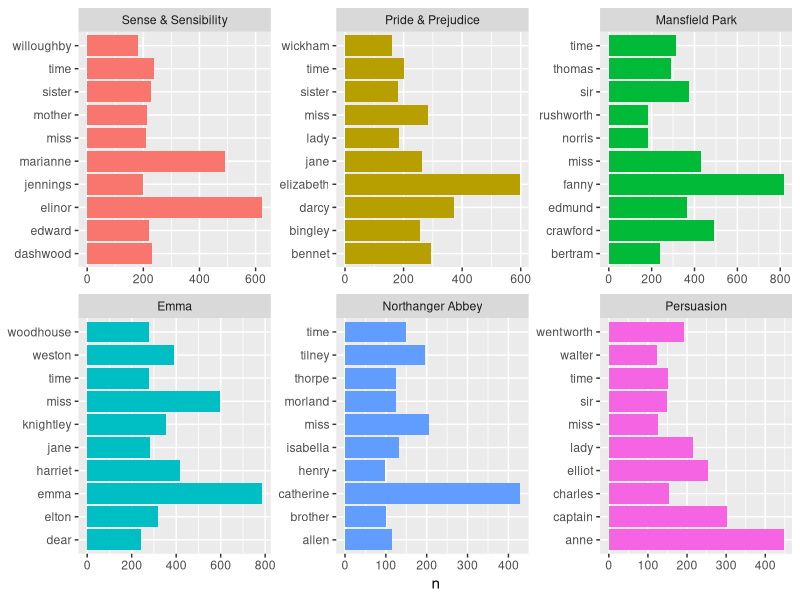
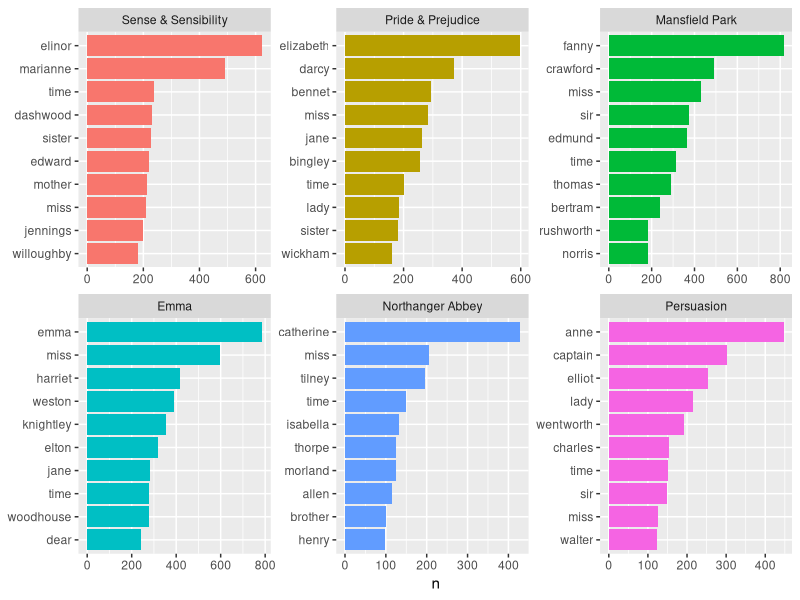
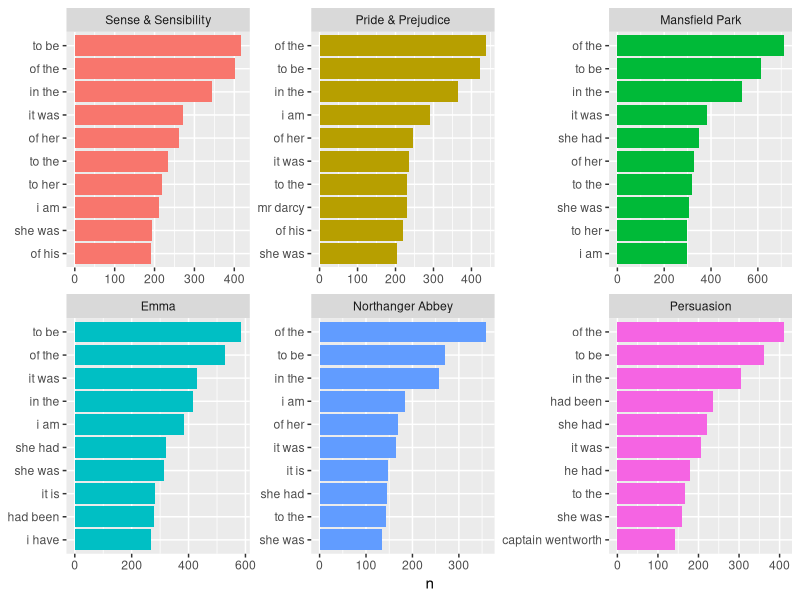
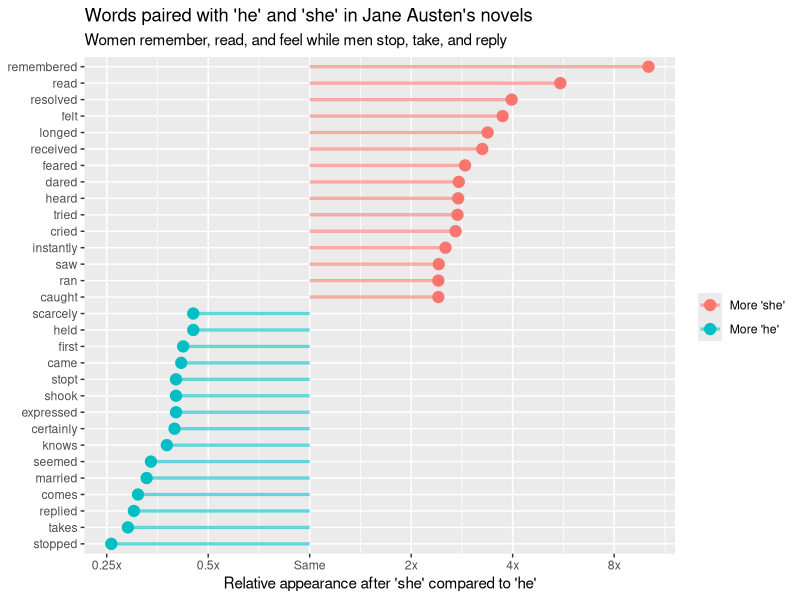

Reproduce these figures in R, in order. (Note: this script raises an error after producing the figures.)
## ---- chunk 1
#| label: load-packages
# install.packages("janeaustenr")
# install.packages("tidytext")
# install.packages("textdata")
library(tidyverse)
library(tidytext)
library(knitr)
library(janeaustenr) 
## ---- chunk 2
#| label: get-data

austen_books <- austen_books() %>%
  filter(text != "")
## ---- chunk 3
#| label: books

austen_books %>%
  distinct(book)
## ---- chunk 4
#| label: words

austen_words <- austen_books %>%
  unnest_tokens(output = word, input = text) # token = "words" by default
## ---- chunk 5
#| label: top-words

austen_words %>%
  count(book, word, sort = TRUE) %>%
  group_by(book) %>%
  slice_head(n = 10) %>%
  pivot_wider(
    names_from = book, 
    values_from = n,
    values_fn = as.character,
    values_fill = "Not in top 10"
    ) %>%
  kable()
## ---- chunk 6
#| label: stop-words

stop_words
## ---- chunk 7
#| label: top-without-stop-words

austen_words %>%
  anti_join(stop_words) %>%
  count(book, word, sort = TRUE) %>%
  group_by(book) %>%
  slice_head(n = 10) %>%
  ggplot(aes(y = word, x = n, fill = book)) +
  geom_col(show.legend = FALSE) +
  facet_wrap(~book, scales = "free") +
  labs(y = NULL)
## ---- chunk 8
#| label: top-without-stop-words-better

austen_words %>%
  anti_join(stop_words) %>%
  count(book, word, sort = TRUE) %>%
  group_by(book) %>%
  slice_head(n = 10) %>%
  ggplot(aes(y = reorder_within(word, n, book), x = n, fill = book)) +
  geom_col(show.legend = FALSE) +
  facet_wrap(~book, scales = "free") +
  scale_y_reordered() +
  labs(y = NULL)
## ---- chunk 9
#| label: bigrams

austen_bigrams <- austen_books %>%
  unnest_tokens(bigram, text, token = "ngrams", n = 2) %>%
  filter(!is.na(bigram))

austen_bigrams
## ---- chunk 10
#| label: top-bigrams

austen_bigrams %>%
  count(book, bigram, sort = TRUE) %>%
  group_by(book) %>%
  slice_head(n = 10) %>%
  ggplot(aes(y = reorder_within(bigram, n, book), x = n, fill = book)) +
  geom_col(show.legend = FALSE) +
  facet_wrap(~book, scales = "free") +
  scale_y_reordered() +
  labs(y = NULL)
## ---- chunk 11
#| label: pronouns

pronouns <- c("he", "she")
## ---- chunk 12
#| label: bigram-counts

bigram_counts <- austen_bigrams %>%
  count(bigram, sort = TRUE) %>%
  separate(bigram, into = c("word1", "word2"), sep = " ") %>%
  filter(word1 %in% pronouns) %>%
  count(word1, word2, wt = n, sort = TRUE) %>%
  rename(total = n)

bigram_counts
## ---- chunk 13
#| label: word-ratios

word_ratios <- bigram_counts %>%
  group_by(word2) %>%
  filter(sum(total) > 10) %>%
  ungroup() %>%
  pivot_wider(names_from = word1, values_from = total, values_fill = 0) %>%
  arrange(word2) %>%
  mutate(
    she = (she+1)/sum(she+1),
    he = (he+1)/sum(he+1),
    logratio = log(she / he, base = 2)
  ) %>%
  arrange(desc(logratio))

word_ratios
## ---- chunk 14
#| label: similar-he-she

word_ratios %>% 
  arrange(abs(logratio))

## ---- chunk 15
#| label: different-he-she

word_ratios %>%
  mutate(abslogratio = abs(logratio)) %>%
  group_by(logratio < 0) %>%
  top_n(15, abslogratio) %>%
  ungroup() %>%
  mutate(word = reorder(word2, logratio)) %>%
  ggplot(aes(word, logratio, color = logratio < 0)) +
  geom_segment(
    aes(
      x = word, xend = word,
      y = 0, yend = logratio
    ),
    linewidth = 1.1, alpha = 0.6
  ) +
  geom_point(size = 3.5) +
  coord_flip() +
  labs(
    x = NULL,
    y = "Relative appearance after 'she' compared to 'he'",
    title = "Words paired with 'he' and 'she' in Jane Austen's novels",
    subtitle = "Women remember, read, and feel while men stop, take, and reply"
  ) +
  scale_color_discrete(name = "", labels = c("More 'she'", "More 'he'")) +
  scale_y_continuous(
    breaks = seq(-3, 3),
    labels = c(
      "0.125x", "0.25x", "0.5x",
      "Same", "2x", "4x", "8x"
    )
  )
## ---- chunk 16
#| label: sentiments

sentiments <- get_sentiments("afinn")
sentiments
## ---- chunk 17
#| label: sentiments-he-she

bigram_counts %>%
  left_join(sentiments, by = c("word2" = "word")) %>%
  filter(!is.na(value)) %>%
  mutate(sentiment = total * value) %>%
  group_by(word1) %>%
  arrange(desc(abs(sentiment))) %>%
  slice_head(n = 10)
